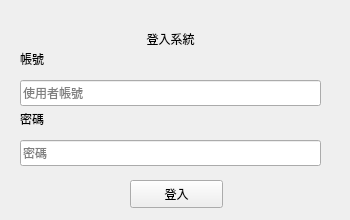
<?xml version="1.0" encoding="UTF-8"?>
<ui version="4.0">
 <class>Form_LoginWindow</class>
 <widget class="QWidget" name="Form_LoginWindow">
  <property name="geometry">
   <rect>
    <x>0</x>
    <y>0</y>
    <width>350</width>
    <height>220</height>
   </rect>
  </property>
  <property name="windowTitle">
   <string>登入系統</string>
  </property>
  <widget class="QLabel" name="label_title">
   <property name="geometry">
    <rect>
     <x>100</x>
     <y>30</y>
     <width>141</width>
     <height>18</height>
    </rect>
   </property>
   <property name="text">
    <string>登入系統</string>
   </property>
   <property name="alignment">
    <set>Qt::AlignCenter</set>
   </property>
  </widget>
  <widget class="QLineEdit" name="lineEdit_username_input">
   <property name="geometry">
    <rect>
     <x>20</x>
     <y>80</y>
     <width>301</width>
     <height>26</height>
    </rect>
   </property>
   <property name="text">
    <string/>
   </property>
   <property name="alignment">
    <set>Qt::AlignLeading|Qt::AlignLeft|Qt::AlignVCenter</set>
   </property>
   <property name="placeholderText">
    <string>使用者帳號</string>
   </property>
  </widget>
  <widget class="QLineEdit" name="lineEdit_password_input">
   <property name="geometry">
    <rect>
     <x>20</x>
     <y>140</y>
     <width>301</width>
     <height>26</height>
    </rect>
   </property>
   <property name="text">
    <string/>
   </property>
   <property name="alignment">
    <set>Qt::AlignLeading|Qt::AlignLeft|Qt::AlignVCenter</set>
   </property>
   <property name="placeholderText">
    <string>密碼</string>
   </property>
  </widget>
  <widget class="QPushButton" name="btn_login">
   <property name="geometry">
    <rect>
     <x>130</x>
     <y>180</y>
     <width>93</width>
     <height>28</height>
    </rect>
   </property>
   <property name="text">
    <string>登入</string>
   </property>
  </widget>
  <widget class="QLabel" name="label_username">
   <property name="geometry">
    <rect>
     <x>20</x>
     <y>50</y>
     <width>70</width>
     <height>18</height>
    </rect>
   </property>
   <property name="text">
    <string>帳號</string>
   </property>
  </widget>
  <widget class="QLabel" name="label_password">
   <property name="geometry">
    <rect>
     <x>20</x>
     <y>110</y>
     <width>70</width>
     <height>18</height>
    </rect>
   </property>
   <property name="text">
    <string>密碼</string>
   </property>
  </widget>
 </widget>
 <resources/>
 <connections/>
</ui>
